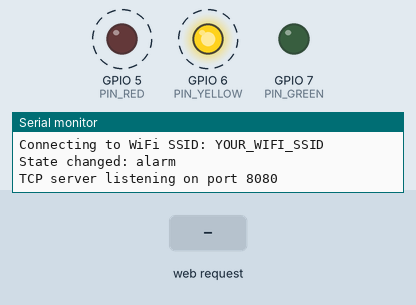
This sketch was run on a simulated ESP32-C3. Shown: output pins drawn as LEDs (lit = HIGH), the last lines printed to the serial monitor. Dashed ring = blinking. Inputs (shaded band) come from the test bench. WiFi joins after 1.5 s; servers stay silent unless stated.

Above: at 0.73 s.
1.5 s: HTTP request GET /off received
At 1.93 s:
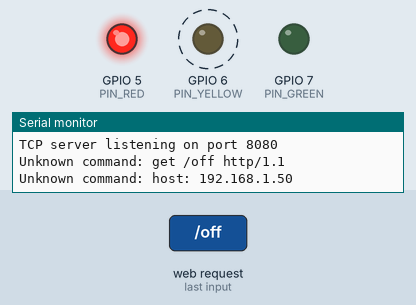
At 3.1 s:
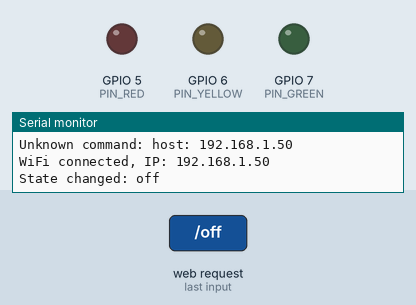
3.2 s: HTTP request GET /thinking received
4.7 s: HTTP request GET /ai received
Timing chart, 0 to 7.7 s (numbered marks = the images above; inputs shaded):
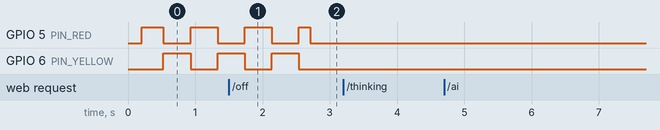

Measured:
- after the input at 1.5 s, GPIO 5 (PIN_RED): LOW → HIGH after 0.23 s, → LOW 0.40 s later, → HIGH 0.40 s later, → LOW 0.17 s later
- by itself, GPIO 5 (PIN_RED): alternates HIGH for 0.36 s and LOW for 0.40 s

The sketch:

esp32c3_ai_status_led.ino
```cpp
/*
  ESP32-C3 AI Status LED Indicator

  Robust runnable version based on the Xiaohongshu video:
  "ESP32实现Claude code状态指示灯" by QStudio电子工作室.

  Protocol:
    TCP port 8080
    Send one line per command:
      thinking
      ai
      busy
      success
      error
      alarm
      off

    These forms are also accepted:
      STATE thinking
      {"state":"thinking"}
*/

#include <Arduino.h>
#include <WiFi.h>
#include <ctype.h>
#include <string.h>

// ===== Wi-Fi settings =====
// Change these before flashing.
const char *WIFI_SSID = "YOUR_WIFI_SSID";
const char *WIFI_PASSWORD = "YOUR_WIFI_PASSWORD";

// ===== LED pins =====
// These match the pins shown in the video. Change if your board is wired differently.
const uint8_t PIN_RED = 5;
const uint8_t PIN_YELLOW = 6;
const uint8_t PIN_GREEN = 7;

// Set true if your LED module turns on when the GPIO is LOW.
const bool ACTIVE_LOW = false;

const uint16_t TCP_PORT = 8080;
const uint32_t WIFI_RETRY_MS = 8000;
const uint16_t CLIENT_IDLE_TIMEOUT_MS = 1200;
const size_t COMMAND_BUFFER_SIZE = 96;

WiFiServer server(TCP_PORT);

enum AiState {
  STATE_OFF,
  STATE_THINKING,
  STATE_AI,
  STATE_BUSY,
  STATE_SUCCESS,
  STATE_ERROR,
  STATE_ALARM
};

AiState currentState = STATE_OFF;
const char *currentStateName = "off";
uint32_t lastFrameMs = 0;
uint32_t lastWifiAttemptMs = 0;
uint8_t frame = 0;

void writeLed(uint8_t pin, uint8_t brightness) {
  if (ACTIVE_LOW) {
    brightness = 255 - brightness;
  }
  analogWrite(pin, brightness);
}

void setRgb(uint8_t red, uint8_t yellow, uint8_t green) {
  writeLed(PIN_RED, red);
  writeLed(PIN_YELLOW, yellow);
  writeLed(PIN_GREEN, green);
}

void setState(AiState nextState, const char *name) {
  if (currentState == nextState) {
    return;
  }

  currentState = nextState;
  currentStateName = name;
  lastFrameMs = 0;
  frame = 0;

  Serial.print("State changed: ");
  Serial.println(currentStateName);
}

void trimInPlace(char *text) {
  if (text == nullptr) {
    return;
  }

  char *start = text;
  while (*start && isspace(static_cast<unsigned char>(*start))) {
    start++;
  }

  char *end = start + strlen(start);
  while (end > start && isspace(static_cast<unsigned char>(*(end - 1)))) {
    end--;
  }
  *end = '\0';

  if (start != text) {
    memmove(text, start, strlen(start) + 1);
  }
}

void lowercaseInPlace(char *text) {
  for (size_t i = 0; text[i] != '\0'; i++) {
    text[i] = static_cast<char>(tolower(static_cast<unsigned char>(text[i])));
  }
}

bool startsWith(const char *text, const char *prefix) {
  return strncmp(text, prefix, strlen(prefix)) == 0;
}

void normalizeCommand(char *command, size_t commandSize) {
  if (command == nullptr || commandSize == 0) {
    return;
  }

  command[commandSize - 1] = '\0';
  trimInPlace(command);
  lowercaseInPlace(command);

  if (startsWith(command, "state ")) {
    memmove(command, command + 6, strlen(command + 6) + 1);
    trimInPlace(command);
  }

  char *jsonKey = strstr(command, "\"state\"");
  if (jsonKey != nullptr) {
    char *colon = strchr(jsonKey, ':');
    if (colon != nullptr) {
      char *firstQuote = strchr(colon + 1, '"');
      if (firstQuote != nullptr) {
        char *secondQuote = strchr(firstQuote + 1, '"');
        if (secondQuote != nullptr && secondQuote > firstQuote) {
          size_t len = static_cast<size_t>(secondQuote - firstQuote - 1);
          if (len >= commandSize) {
            len = commandSize - 1;
          }
          memmove(command, firstQuote + 1, len);
          command[len] = '\0';
          trimInPlace(command);
        }
      }
    }
  }
}

bool applyCommand(char *command) {
  normalizeCommand(command, COMMAND_BUFFER_SIZE);

  if (strcmp(command, "off") == 0) {
    setState(STATE_OFF, "off");
  } else if (strcmp(command, "thinking") == 0) {
    setState(STATE_THINKING, "thinking");
  } else if (strcmp(command, "ai") == 0) {
    setState(STATE_AI, "ai");
  } else if (strcmp(command, "busy") == 0) {
    setState(STATE_BUSY, "busy");
  } else if (strcmp(command, "success") == 0) {
    setState(STATE_SUCCESS, "success");
  } else if (strcmp(command, "error") == 0) {
    setState(STATE_ERROR, "error");
  } else if (strcmp(command, "alarm") == 0) {
    setState(STATE_ALARM, "alarm");
  } else {
    Serial.print("Unknown command: ");
    Serial.println(command);
    return false;
  }

  return true;
}

uint8_t triangleWave(uint8_t value, uint8_t period, uint8_t low, uint8_t high) {
  uint8_t phase = value % period;
  uint8_t half = period / 2;
  uint8_t span = high - low;

  if (phase >= half) {
    phase = period - 1 - phase;
  }

  return low + static_cast<uint8_t>((static_cast<uint16_t>(span) * phase) / (half - 1));
}

void tickLed() {
  uint32_t now = millis();
  if (now - lastFrameMs < 80) {
    return;
  }

  lastFrameMs = now;
  frame++;

  switch (currentState) {
    case STATE_OFF:
      setRgb(0, 0, 0);
      break;

    case STATE_THINKING:
      setRgb(0, 0, triangleWave(frame, 24, 20, 255));
      break;

    case STATE_AI:
      setRgb(0, triangleWave(frame, 20, 30, 220), 120);
      break;

    case STATE_BUSY:
      setRgb(0, 180, 0);
      break;

    case STATE_SUCCESS:
      setRgb(0, 0, (frame % 8 < 4) ? 255 : 45);
      break;

    case STATE_ERROR:
      setRgb((frame % 6 < 3) ? 255 : 0, 0, 0);
      break;

    case STATE_ALARM:
      if (frame % 10 < 5) {
        setRgb(255, 0, 0);
      } else {
        setRgb(0, 255, 0);
      }
      break;
  }
}

void readAndApplyClient(WiFiClient &client) {
  char command[COMMAND_BUFFER_SIZE];
  size_t length = 0;
  uint32_t lastByteMs = millis();

  client.setNoDelay(true);

  while (client.connected() && millis() - lastByteMs < CLIENT_IDLE_TIMEOUT_MS) {
    while (client.available() > 0) {
      char c = static_cast<char>(client.read());
      lastByteMs = millis();

      if (c == '\r') {
        continue;
      }

      if (c == '\n') {
        command[length] = '\0';
        trimInPlace(command);
        if (length > 0) {
          bool ok = applyCommand(command);
          client.println(ok ? "OK" : "ERR");
        }
        length = 0;
        continue;
      }

      if (length < COMMAND_BUFFER_SIZE - 1) {
        command[length++] = c;
      } else {
        command[COMMAND_BUFFER_SIZE - 1] = '\0';
        client.println("ERR command too long");
        length = 0;
      }
    }

    tickLed();
    delay(1);
  }

  if (length > 0) {
    command[length] = '\0';
    trimInPlace(command);
    bool ok = applyCommand(command);
    client.println(ok ? "OK" : "ERR");
  }

  client.stop();
}

void startWifiAttempt() {
  Serial.print("Connecting to WiFi SSID: ");
  Serial.println(WIFI_SSID);
  WiFi.disconnect(false);
  WiFi.mode(WIFI_STA);
  WiFi.begin(WIFI_SSID, WIFI_PASSWORD);
  lastWifiAttemptMs = millis();
  setState(STATE_ALARM, "alarm");
}

void maintainWifi() {
  if (WiFi.status() == WL_CONNECTED) {
    return;
  }

  uint32_t now = millis();
  if (lastWifiAttemptMs == 0 || now - lastWifiAttemptMs > WIFI_RETRY_MS) {
    startWifiAttempt();
  }
}

void setup() {
  Serial.begin(115200);
  delay(200);

  pinMode(PIN_RED, OUTPUT);
  pinMode(PIN_YELLOW, OUTPUT);
  pinMode(PIN_GREEN, OUTPUT);
  analogWriteResolution(PIN_RED, 8);
  analogWriteResolution(PIN_YELLOW, 8);
  analogWriteResolution(PIN_GREEN, 8);
  setRgb(0, 0, 0);

  startWifiAttempt();
  server.begin();

  Serial.print("TCP server listening on port ");
  Serial.println(TCP_PORT);
}

void loop() {
  maintainWifi();

  static wl_status_t lastWifiStatus = WL_IDLE_STATUS;
  wl_status_t wifiStatus = WiFi.status();
  if (wifiStatus != lastWifiStatus) {
    lastWifiStatus = wifiStatus;
    if (wifiStatus == WL_CONNECTED) {
      Serial.print("WiFi connected, IP: ");
      Serial.println(WiFi.localIP());
      setState(STATE_OFF, "off");
    }
  }

  WiFiClient client = server.available();
  if (client) {
    readAndApplyClient(client);
  }

  tickLed();
  delay(1);
}
```
